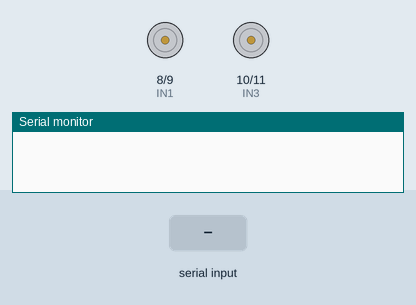
Simulated run of this sketch. Board: Arduino Uno, built with avr-gcc and run on an emulated ATmega328P. On the bench: motor-driver pin pairs drawn as motors (green arrow = first pin HIGH = forward, orange = second pin HIGH = backward, longer = more drive, scaled by the enable pin), the last lines printed to the serial monitor. Inputs (shaded band) come from the test bench.

Above: at 1.2 s.
1.3 s: "W" received over Serial
At 2.1 s:
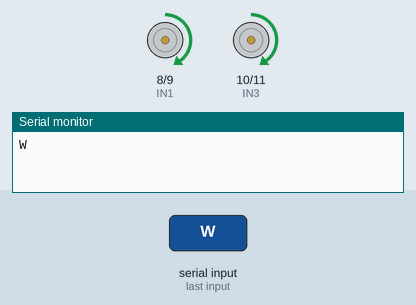
3.8 s: "S" received over Serial
At 4.3 s:
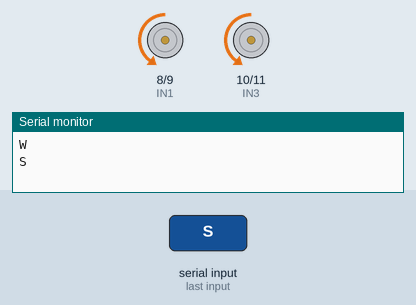
6.3 s: "A" received over Serial
At 7.1 s:
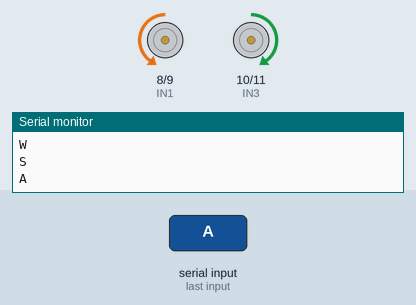
8.8 s: "D" received over Serial
At 9.3 s:
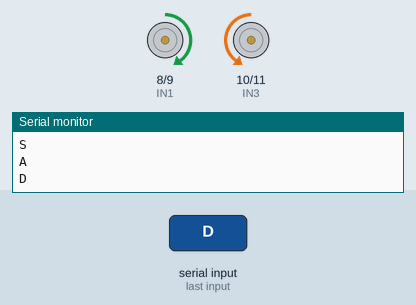
Timing chart, 0 to 11.8 s (numbered marks = the images above; inputs shaded):
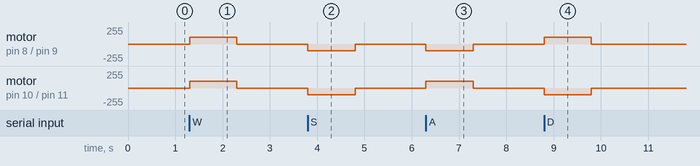

Measured:
- after the input at 1.3 s, motor on pin 8 (IN1) / pin 9 (IN2), motor on pin 10 (IN3) / pin 11 (IN4): stopped → forward 100/255 at once, → stopped 1.0 s later
- after the input at 3.8 s, motor on pin 8 (IN1) / pin 9 (IN2), motor on pin 10 (IN3) / pin 11 (IN4): stopped → backward 100/255 at once, → stopped 1.0 s later
- after the input at 6.3 s, motor on pin 8 (IN1) / pin 9 (IN2): stopped → backward 100/255 at once, → stopped 1.0 s later; motor on pin 10 (IN3) / pin 11 (IN4): stopped → forward 100/255 at once, → stopped 1.0 s later
- after the input at 8.8 s, motor on pin 8 (IN1) / pin 9 (IN2): stopped → forward 100/255 at once, → stopped 1.0 s later; motor on pin 10 (IN3) / pin 11 (IN4): stopped → backward 100/255 at once, → stopped 1.0 s later

The sketch:

Two_motor.ino
```cpp
#define IN1 8
#define IN2 9
#define IN3 10
#define IN4 11
#define ENA 5
#define ENB 6

char currentCommand = 'K';   // default Stop

void setup() {
  pinMode(IN1, OUTPUT);
  pinMode(IN2, OUTPUT);
  pinMode(IN3, OUTPUT);
  pinMode(IN4, OUTPUT);
  pinMode(ENA, OUTPUT);
  pinMode(ENB, OUTPUT);

  Serial.begin(9600);
}

void forward() {
  digitalWrite(IN1, HIGH);
  digitalWrite(IN2, LOW);
  digitalWrite(IN3, HIGH);
  digitalWrite(IN4, LOW);
  analogWrite(ENA, 100);
  analogWrite(ENB, 100);
  delay(1000);
  stopMotor();
  currentCommand = 'K';

}

void backward() {
  digitalWrite(IN1, LOW);
  digitalWrite(IN2, HIGH);
  digitalWrite(IN3, LOW);
  digitalWrite(IN4, HIGH);
  analogWrite(ENA, 100);
  analogWrite(ENB, 100);
  delay(1000);
  stopMotor();
  currentCommand = 'K';
}

void left() {
  digitalWrite(IN1, LOW);
  digitalWrite(IN2, HIGH);
  digitalWrite(IN3, HIGH );
  digitalWrite(IN4, LOW);
  analogWrite(ENA, 100);
  analogWrite(ENB, 100);
  delay(1000);
  stopMotor();
  currentCommand = 'K';

}

void right() {
  digitalWrite(IN1, HIGH); //left wheel
  digitalWrite(IN2, LOW);
  digitalWrite(IN3, LOW);
  digitalWrite(IN4, HIGH);
  analogWrite(ENA, 100);
  analogWrite(ENB, 100);
  delay(1000);
  stopMotor();
  currentCommand = 'K';
}

void stopMotor() {
  digitalWrite(IN1, LOW);
  digitalWrite(IN2, LOW);
  digitalWrite(IN3, LOW);
  digitalWrite(IN4, LOW);
  analogWrite(ENA,0);
  analogWrite(ENB,0);
}

void loop() {


  if (Serial.available() > 0) {
    currentCommand = Serial.read();
    Serial.println(currentCommand);    // store command
  }

  // Execute continuously
  if (currentCommand == 'W') {
    forward();

  }
  else if (currentCommand == 'S') {
    backward();
  }
  else if (currentCommand == 'A') {
    left();
  }
  else if (currentCommand == 'D') {
    right();
  }
  else {
    stopMotor();
  }
}
```
